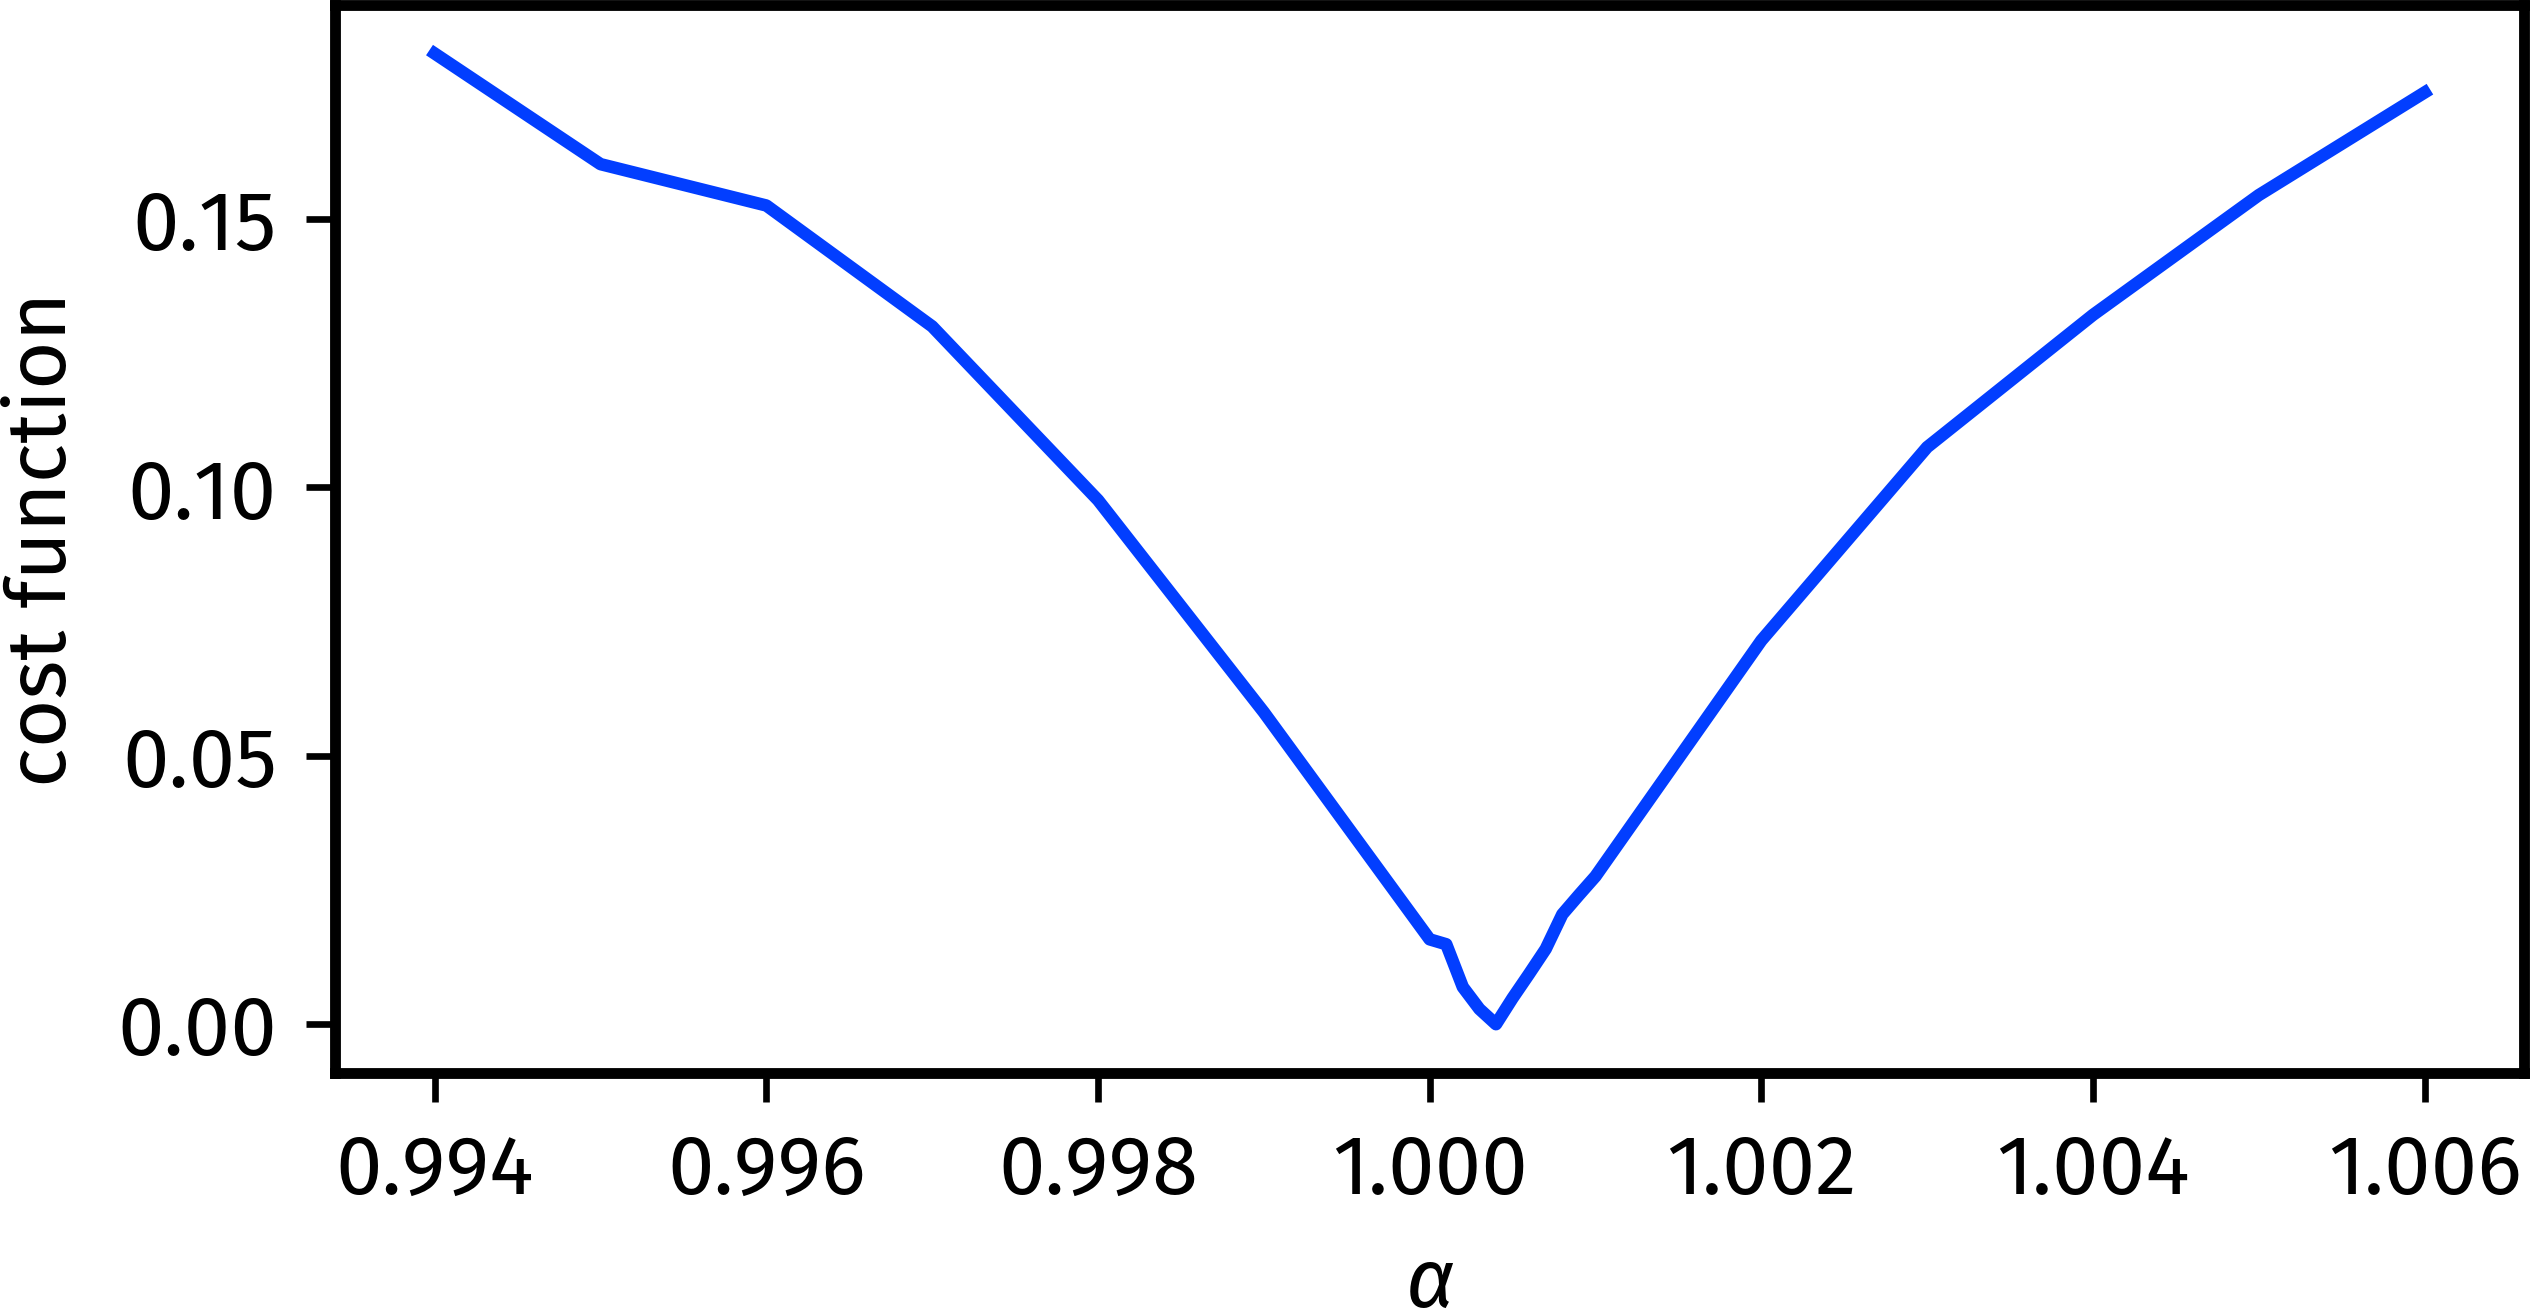

The Python source for this figure:
import numpy as np
from numpy.polynomial.polynomial import Polynomial
import penguins as pg
import aptenodytes as apt

apt.thesis()
p = apt.nmrd() / 'EPSI_Scan'


def process_1d_epsi(ds):
    """
    Processes an EPSI dataset (the pulse programme should be zg_epsi or
    similar) and returns three arrays:

     1. The 2D (t,k)-matrix as a numpy ndarray (axis=0 is the conventional
        t2-dimension, and axis=1 is the k-dimension).
     2. The range of t2-values as a 1D ndarray.
     3. The range of k-values as a 1D ndarray.

    This processing includes all other bells and whistles such as group delay
    removal as well as apodisation. Note that it also discards all the points
    corresponding to negative EPSI gradients.
    """
    # --- Calculate key parameters -------------------------------
    fid = ds.fid
    # Number of complex points in k-space, i.e. number of points per EPSI gradient.
    # TD2 is total number of real & imag points in FID. L3 is number of EPSI loops
    # (one loop includes both pos + neg gradient). So TD2 / (2 * L3) is the number
    # of points in one EPSI gradient (i.e. only positive gradient). The extra
    # factor of 2 is because we're interested only in complex points.
    td_k = int(ds["TD"] / (2 * 2 * ds["L3"]))
    # Time between consecutive EPSI positive gradients, in seconds
    td_t2 = int(ds["L3"])    # int() fixes an old bug in penguins
    dw_eff = ds["AQ"] / ds["L3"]

    # --- Move group delay and drop points to end of FID ---------
    grpdly_points = int(ds["GRPDLY"])
    fid = np.roll(fid, -grpdly_points)

    # --- Perform EPSI processing --------------------------------
    # Reshape into 2D matrix
    ser = fid.reshape((-1, td_k))
    # Discard the part acquired with negative gradients
    ser = ser[0::2,:]

    ## Discard any part of the spectrum that was not acquired during an EPSI
    ## gradient, i.e. if the delay D6 was nonzero.
    if ds["D6"] > 0:
        ineligible_epsi_points = int(1e6 * ds["D6"] / (ds["DW"] * 2))
        td_k = td_k - ineligible_epsi_points
        ser = ser[:,:td_k]

    # --- Apodisation --------------------------------------------
    # Along k-dimension (Hamming window)
    # Note that 'alpha' in MATLAB code refers to alpha_1, which is (1 - alpha_0).
    # The expression here is equivalent to MATLAB code but is closer to definition
    # given on Wikipedia.
    alpha_0 = 0.54
    ks = np.linspace(0, 1, td_k)
    k_winfunc = (alpha_0
                 - (1 - alpha_0) * np.cos(2 * np.pi * np.linspace(0, 1, td_k)))
    ser = ser * k_winfunc[np.newaxis, :]
    # Re the above line: https://numpy.org/doc/stable/user/basics.broadcasting.html
    # Along direct dimension
    t2_winfunc = np.sin(np.pi * np.linspace(0, 1, td_t2))
    ser = ser * t2_winfunc[:, np.newaxis]

    # Calculate k- and t2-axes
    t2_values = np.arange(td_t2) * dw_eff
    k_values = np.linspace(-0.5, 0.5, td_k)
    return ser, t2_values, k_values

def calculate_gradient_drift(path, expno, plot=None, ax=None):
    """
    Returns the amount of "gradient drift", or the drift in the maximum of the
    echo. The absolute value of this can be used as a cost function for
    optimisation.
    """
    ds = pg.read(path, expno)
    ser, t2_values, k_values = process_1d_epsi(ds)
    td_t2, td_k = ser.shape

    abs_ser = np.abs(ser)

    # Should drop all rows (i.e. all values of t2) for which the maximum is
    # less than 20% of the overall maximum.
    threshold_amp = 0.2 * np.max(abs_ser)
    maxima_along_rows = np.max(abs_ser, axis=1)
    indices_to_use = np.nonzero(maxima_along_rows > threshold_amp)

    # Locate the maxima
    maximal_indices_along_k = np.argmax(abs_ser, axis=1)
    # Get the value of k at each maximum
    k_max_values = k_values[maximal_indices_along_k]
    poly = Polynomial.fit(x=t2_values[indices_to_use],
                          y=k_max_values[indices_to_use], deg=1)
    cnst16 = ds["cnst16"]
    slope = poly.coef[1]

    return cnst16, slope

cnst16s, slopes = zip(*(np.abs(calculate_gradient_drift(p, expno))
                        for expno in range(95, 117)))
fig, ax = pg.subplots(figsize=(4.5, 2.5))
ax.plot(cnst16s, slopes)

print(f'minimum at cnst16 = {cnst16s[np.argmin(slopes)]}, slope = {np.min(slopes)}')
ax.set(xlabel=r"$\alpha$", ylabel="cost function")
pg.style_axes(ax, "plot")

# apt.show()
apt.save(__file__)
